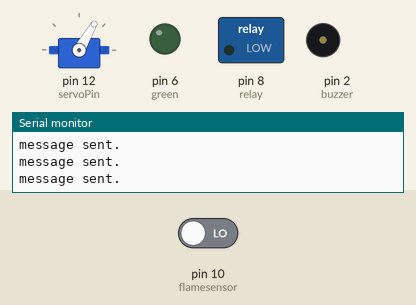
Simulated run of this sketch. Board: Arduino Uno, built with avr-gcc and run on an emulated ATmega328P. Shown: servo, switched loads named in the sketch (green lamp = pin HIGH), output pins drawn as LEDs (lit = HIGH), buzzer (waves = sounding), the last lines printed to the serial monitor. The inputs (shaded band) are chosen by the test bench; at power-on: pin 10 (flamesensor) LOW.

Above: at 1.25 s.
1.3 s: pin 10 (flamesensor) driven HIGH
At 2.7 s:
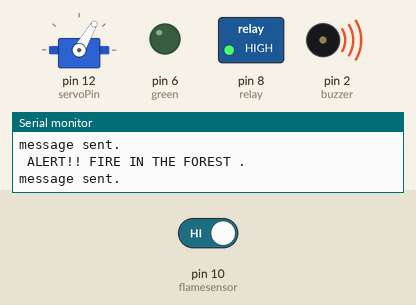
At 43.0 s:
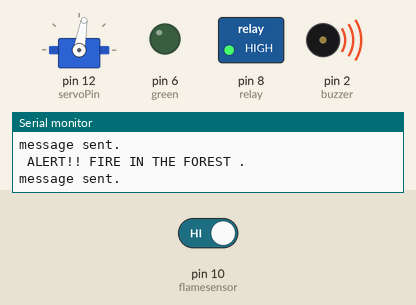
Timing chart, 0 to 53.2 s (numbered marks = the images above; inputs shaded):
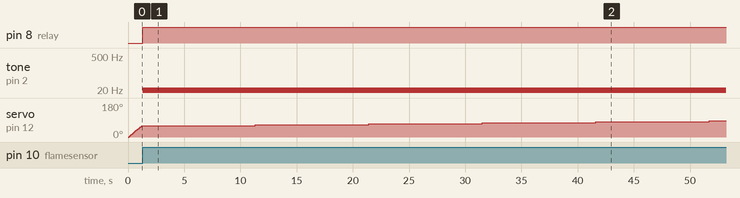

Measured:
- after the input at 1.3 s, pin 8 (relay): LOW → HIGH at once; tone on pin 2 (buzzer): silent → 1 Hz at once

The sketch:

sketch_nov08b.ino
```cpp
#include <SoftwareSerial.h>
#include <Servo.h>

SoftwareSerial SIM900(3, 4);
String textForSMS;

int flamesensor = 10;
int buzzer = 2;
int relay = 8;
int green =6;
int servoPin = 12;
Servo Servo1;


void setup() {
  randomSeed(analogRead(0));
  Serial.begin(9600);
  SIM900.begin(9600); // original 19200. while enter 9600 for sim900A
  Serial.println("logging time completed!");

  pinMode(flamesensor, INPUT);
  Servo1.attach(servoPin);
  pinMode(buzzer, OUTPUT);
  pinMode(relay, OUTPUT);
  pinMode(green, OUTPUT);
  digitalWrite(buzzer, LOW);
  digitalWrite(relay, LOW);
  digitalWrite(green, LOW);

}

void loop() {
  {
   for(int i=0;i<=180;i=i+5)
   {
    Servo1.write(i);
    delay(100);
    if ( digitalRead(flamesensor) == HIGH) //

  {
    textForSMS =  " ALERT!! FIRE IN THE FOREST .";
    tone(buzzer, HIGH);
    digitalWrite(relay, HIGH);
    digitalWrite(green, LOW);
    //sendSMS(textForSMS);
    Serial.println(textForSMS);
    Serial.println("message sent.");
    delay(10000);
    ;
  }
   else
 {

    digitalWrite(relay, LOW);
    noTone(buzzer);
//    sendSMS(textForSMS);
    Serial.println(textForSMS);
    Serial.println("message sent.");

  };
    }
    for(int i=180;i>=0;i=i-5)
   {
    Servo1.write(i);
    delay(100);
    if ( digitalRead(flamesensor) == HIGH) //

  {
    textForSMS =  " ALERT!! FIRE IN THE forest .";
    tone(buzzer, HIGH);
    digitalWrite(relay, HIGH);
    digitalWrite(green, LOW);
    //sendSMS(textForSMS);
    Serial.println(textForSMS);
    Serial.println("message sent.");
    delay(10000);
  }
   else
 {

    digitalWrite(relay, LOW);
    noTone(buzzer);
//    sendSMS(textForSMS);
    Serial.println(textForSMS);
    Serial.println("message sent.");

  };
    }
   }
  }
  void sendSMS(String message)
{
  SIM900.print("AT+CMGF=1\r");                     // AT command to send SMS message
  delay(500);
  SIM900.println("AT + CMGS = \"+917386144664\"");  // recipient's mobile number, in international format

  delay(500);
  SIM900.println(message);                         // message to send

  SIM900.println((char)26);                        // End AT command with a ^Z, ASCII code 26
  delay(500);
  SIM900.println();
  // give module time to send SMS

}
```
